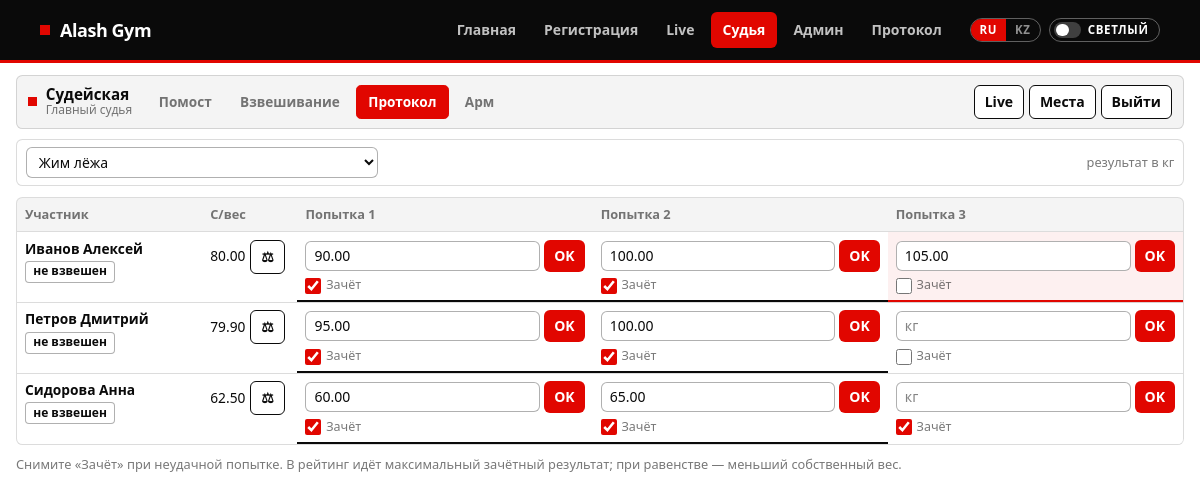
Screenshot of /judge/protocol?discipline=1 (signed in) with the database file from the repository.
### tables this page shows
CREATE TABLE disciplines (
  id INT UNSIGNED AUTO_INCREMENT PRIMARY KEY,
  code VARCHAR(50) NOT NULL UNIQUE,
  name_ru VARCHAR(150) NOT NULL,
  sort_order TINYINT UNSIGNED NOT NULL DEFAULT 0,
   
  scoring_type ENUM('weight', 'reps', 'arm') NOT NULL DEFAULT 'weight',
  attempts_allowed TINYINT UNSIGNED NOT NULL DEFAULT 3
);

CREATE TABLE participants (
  id INT UNSIGNED AUTO_INCREMENT PRIMARY KEY,
  full_name VARCHAR(150) NOT NULL,
  phone VARCHAR(30) DEFAULT NULL,
  body_weight DECIMAL(6,2) NULL DEFAULT NULL COMMENT 'Собственный вес, кг (взвешивание на месте)',
  gender ENUM('M', 'F') NOT NULL DEFAULT 'M',
  birth_year YEAR DEFAULT NULL,
  age_group VARCHAR(50) DEFAULT NULL COMMENT 'Возрастная группа',
   
  status ENUM('pending', 'approved', 'rejected') NOT NULL DEFAULT 'pending',
  status_note VARCHAR(255) DEFAULT NULL COMMENT 'комментарий админа',
  reviewed_at TIMESTAMP NULL DEFAULT NULL,
  weighed_at TIMESTAMP NULL DEFAULT NULL COMMENT 'официальное взвешивание',
  weigh_note TEXT NULL COMMENT 'заметки судьи на весах',
  weight_category VARCHAR(80) NULL COMMENT 'категория по собственному весу',
  lot_number INT UNSIGNED NULL COMMENT 'жребий',
  created_at TIMESTAMP DEFAULT CURRENT_TIMESTAMP
);

CREATE TABLE attempts (
  id INT UNSIGNED AUTO_INCREMENT PRIMARY KEY,
  participant_id INT UNSIGNED NOT NULL,
  discipline_id INT UNSIGNED NOT NULL,
  attempt_no TINYINT UNSIGNED NOT NULL DEFAULT 1,
  declared_weight DECIMAL(8,2) DEFAULT NULL COMMENT 'заказанный вес на попытку',
   
  value DECIMAL(8,2) DEFAULT NULL,
  is_valid TINYINT(1) NOT NULL DEFAULT 1 COMMENT '1 = зачёт, 0 = незачёт',
  judged_at TIMESTAMP DEFAULT CURRENT_TIMESTAMP,
  UNIQUE KEY uq_attempt (participant_id, discipline_id, attempt_no),
  FOREIGN KEY (participant_id) REFERENCES participants(id) ON DELETE CASCADE,
  FOREIGN KEY (discipline_id) REFERENCES disciplines(id) ON DELETE CASCADE
);

### app/Core/Controller.php (called while the page is built, shortened)
<?php
class Controller
{
    protected array $config;
    public function __construct()
    {
        $this->config = $GLOBALS['app_config'] ?? [];
    }
    protected function view(string $name, array $data = []): void
    {
        extract($data);
        $config = $this->config;
        require dirname(__DIR__) . '/Views/' . $name . '.php';
        require dirname(__DIR__) . '/Views/layouts/main.php';
    }
}

### app/Controllers/JudgeController.php (called while the page is built, shortened)
<?php
class JudgeController extends Controller
{
    public function protocol(): void
    {
        $disciplines = Discipline::all();
        $disciplineId = (int) ($_GET['discipline'] ?? ($disciplines[0]['id'] ?? 0));
        $discipline = Discipline::find($disciplineId) ?? $disciplines[0] ?? null;
        $participants = $discipline
            ? Participant::registeredFor((int) $discipline['id'])
            : [];
        $attemptsMap = [];
        if ($discipline) {
            foreach (Attempt::allForDiscipline((int) $discipline['id']) as $a) {
                $attemptsMap[$a['participant_id']][$a['attempt_no']] = $a;
            }
        }
        $this->view('judge/dashboard', [
            'disciplines'  => $disciplines,
            'discipline'   => $discipline,
            'participants' => $participants,
            'attemptsMap'  => $attemptsMap,
            'flash'        => $this->takeFlash(),
            'judgeName'    => $_SESSION['judge_name'] ?? 'Судья',
            'wide'         => true,
        ]);
    }
}

### public/index.php (called while the page is built, shortened)
<?php
spl_autoload_register(function (string $class): void {
    $prefix = 'App\\';
    $relative = str_replace('\\', '/', substr($class, strlen($prefix)));
    $file = ROOT . '/app/' . $relative . '.php';
});
$router = new Router();
$uriPath = parse_url($_SERVER['REQUEST_URI'] ?? '/', PHP_URL_PATH) ?: '/';
$router->dispatch($_SERVER['REQUEST_METHOD'] ?? 'GET', $uriPath);

### app/Core/Database.php (called while the page is built, shortened)
<?php
class Database
{
    private static ?PDO $pdo = null;
    public static function connect(array $cfg): PDO
    {
        if (self::$pdo === null) {
            $dsn = sprintf(
                'mysql:host=%s;port=%s;dbname=%s;charset=%s',
                $cfg['host'],
                $cfg['port'],
                $cfg['name'],
                $cfg['charset']
            );
            try {
                self::$pdo = new PDO($dsn, $cfg['user'], $cfg['pass'], [
                    PDO::ATTR_ERRMODE            => PDO::ERRMODE_EXCEPTION,
                    PDO::ATTR_DEFAULT_FETCH_MODE => PDO::FETCH_ASSOC,
                    PDO::ATTR_EMULATE_PREPARES   => false,
                ]);
            } catch (PDOException $e) {
                http_response_code(500);
                echo 'Ошибка подключения к БД: ' . htmlspecialchars($e->getMessage());
                exit;
            }
        }
        return self::$pdo;
    }
    public static function pdo(): PDO
    {
        return self::$pdo;
    }
}

### app/Models/Discipline.php (called while the page is built, shortened)
<?php
class Discipline
{
    public static function all(): array
    {
        return Database::pdo()
            ->query('SELECT * FROM disciplines ORDER BY sort_order')
            ->fetchAll();
    }
    public static function find(int $id): ?array
    {
        $st = Database::pdo()->prepare('SELECT * FROM disciplines WHERE id = ?');
        $st->execute([$id]);
        $row = $st->fetch();
        return $row ?: null;
    }
}

### app/Models/Participant.php (called while the page is built, shortened)
<?php
class Participant
{
    public static function registeredFor(int $disciplineId): array
    {
        $st = Database::pdo()->prepare(
            'SELECT p.*, COALESCE(r.weight_category, p.weight_category) AS weight_category
             FROM participants p
             JOIN registrations r ON r.participant_id = p.id
             WHERE r.discipline_id = ? AND p.status = ?
             ORDER BY p.full_name'
        );
        $st->execute([$disciplineId, self::STATUS_APPROVED]);
        return $st->fetchAll();
    }
}

### app/Models/Attempt.php (called while the page is built, shortened)
<?php
class Attempt
{
    public static function allForDiscipline(int $disciplineId): array
    {
        $st = Database::pdo()->prepare(
            'SELECT * FROM attempts WHERE discipline_id = ? ORDER BY participant_id, attempt_no'
        );
        $st->execute([$disciplineId]);
        return $st->fetchAll();
    }
}

### app/Views/judge/dashboard.php (the view, shortened to what this page needs)
<?php
$did = (int) ($discipline['id'] ?? 0);
$attemptsAllowed = (int) ($discipline['attempts_allowed'] ?? 3);
$scoring = $discipline['scoring_type'] ?? 'weight';
$isFolk = ($discipline['code'] ?? '') === \App\Models\FolkBench::CODE;
$unit = match ($scoring) {
    'reps' => 'раз',
    'arm'  => 'побед',
    default => 'кг',
};
$resultHint = $isFolk || $scoring === 'reps'
    ? 'сколько раз поднял'
    : ('результат в ' . $unit);
require __DIR__ . '/nav.php';
?>
<section class="judge-shell">
  <div class="judge-toolbar">
    <form method="get" action="<?= htmlspecialchars($base) ?>/judge/protocol" class="judge-disc">
      <select class="field field-sm" id="discipline" name="discipline" onchange="this.form.submit()">
        <?php foreach ($disciplines as $d): ?>
          <option value="<?= (int) $d['id'] ?>" <?= (int) $d['id'] === $did ? 'selected' : '' ?>>
            <?= htmlspecialchars($d['name_ru']) ?>
          </option>
        <?php endforeach; ?>
      </select>
    </form>
    <?php if ($discipline): ?>
      <p class="judge-toolbar-hint"><?= htmlspecialchars($resultHint) ?></p>
    <?php endif; ?>
  </div>
  <?php if (!$discipline): ?>
    <div class="judge-empty panel">
      <p class="judge-empty-title">Нет дисциплин</p>
      <p class="text-muted mb-0">Добавьте дисциплины в админке.</p>
    </div>
  <?php else: ?>
    <div class="judge-protocol-wrap">
      <table class="table-ag judge-protocol">
        <thead>
          <tr>
            <th class="judge-protocol-ath">Участник</th>
            <th class="judge-protocol-bw">С/вес</th>
            <?php for ($i = 1; $i <= $attemptsAllowed; $i++): ?>
              <th>Попытка <?= $i ?></th>
            <?php endfor; ?>
          </tr>
        </thead>
        <tbody>
          <?php foreach ($participants as $p): ?>
            <?php $pid = (int) $p['id']; ?>
            <tr>
              <td class="judge-protocol-ath">
                <div class="judge-ath-name"><?= htmlspecialchars($p['full_name']) ?></div>
                <div class="judge-ath-meta">
                  <?php if (!empty($p['weighed_at'])): ?>
                    <span class="badge-status badge-status--approved">взвешен</span>
                  <?php else: ?>
                    <span class="badge-status badge-status--pending">не взвешен</span>
                  <?php endif; ?>
                </div>
              </td>
              <td class="judge-protocol-bw">
                <div class="judge-bw-cell">
                  <span><?= ($p['body_weight'] !== null && (float) $p['body_weight'] > 0)
                    ? number_format((float) $p['body_weight'], 2, '.', '')
                    : '—' ?></span>
                  <a class="btn-secondary-sm"
                     href="<?= htmlspecialchars($base) ?>/judge/weigh-in/<?= $pid ?>"
                     title="Карточка взвешивания">⚖</a>
                </div>
              </td>
              <?php for ($i = 1; $i <= $attemptsAllowed; $i++): ?>
                <?php
                  $a = $attemptsMap[$pid][$i] ?? null;
                  $val = $a['value'] ?? '';
                  $valid = !isset($a) || (int) ($a['is_valid'] ?? 1) === 1;
                  $hasVal = $val !== '' && $val !== null;
                ?>
                <td class="judge-attempt<?= $hasVal ? ($valid ? ' is-good' : ' is-bad') : '' ?>">
                  <form method="post" action="<?= htmlspecialchars($base) ?>/judge/attempt" class="judge-attempt-form">
                    <div class="judge-attempt-row">
                      <input class="field-sm attempt-input" type="number" step="0.01"
                             name="value" value="<?= $hasVal ? htmlspecialchars((string) $val) : '' ?>"
                             placeholder="<?= htmlspecialchars($unit) ?>"
                             aria-label="Попытка <?= $i ?> · <?= htmlspecialchars($p['full_name']) ?>">
                      <button class="btn-primary-sm" type="submit">OK</button>
                    </div>
                    <label class="judge-valid">
                      <input class="check" type="checkbox" name="is_valid" value="1"
                             <?= $valid ? 'checked' : '' ?>>
                      Зачёт
                    </label>
                  </form>
                </td>
              <?php endfor; ?>
            </tr>
          <?php endforeach; ?>
        </tbody>
      </table>
    </div>
    <p class="judge-footnote">
      Снимите «Зачёт» при неудачной попытке. В рейтинг идёт максимальный зачётный результат;
      при равенстве — меньший собственный вес.
    </p>
  <?php endif; ?>
</section>

### app/Core/Router.php (shortened to what this page needs)
<?php
class Router
{
    private array $routes = [];
    public function get(string $path, array $handler): void
    {
        $this->routes['GET'][] = $this->compile($path, $handler);
    }
    public function post(string $path, array $handler): void
    {
        $this->routes['POST'][] = $this->compile($path, $handler);
    }
    public function dispatch(string $method, string $uri): void
    {
        $path = parse_url($uri, PHP_URL_PATH) ?: '/';
        $path = $this->normalize($path);
        foreach ($this->routes[$method] ?? [] as $route) {
            if (!preg_match($route['pattern'], $path, $matches)) {
                continue;
            }
            $params = [];
            [$class, $action] = $route['handler'];
            $controller = new $class();
            $controller->$action(...array_values($params));
            return;
        }
    }
    private function compile(string $path, array $handler): array
    {
        $path = $this->normalize($path);
        $keys = [];
        $pattern = preg_replace_callback('/\{([a-zA-Z_][a-zA-Z0-9_]*)\}/', function ($m) use (&$keys) {
            $keys[] = $m[1];
            return '(?P<' . $m[1] . '>[^/]+)';
        }, $path);
        $pattern = '#^' . $pattern . '$#';
        return [
            'pattern' => $pattern,
            'keys'    => $keys,
            'handler' => $handler,
        ];
    }
    private function normalize(string $path): string
    {
        $path = '/' . trim($path, '/');
        return $path === '/' ? '/' : rtrim($path, '/');
    }
}

### rows the page displays
disciplines: resultHint "результат в кг", value "кг"
participants: full_name "Иванов Алексей", shows "не взвешен", body_weight "80.00", value "90.00", is_valid "☑", value "100.00", value "105.00"
participants: full_name "Петров Дмитрий", shows "не взвешен", body_weight "79.90", value "95.00", is_valid "☑", value "100.00"
participants: full_name "Сидорова Анна", shows "не взвешен", body_weight "62.50", value "60.00", is_valid "☑", value "65.00"

### other values shown
$label "Главная"
$label "Регистрация"
$label "Live"
$label "Судья"
$label "Админ"
$label "Протокол"
$t('theme.light') "СВЕТЛЫЙ"
$label "Помост"
$label "Взвешивание"
$label "Арм"
form field discipline "Жим лёжа"
